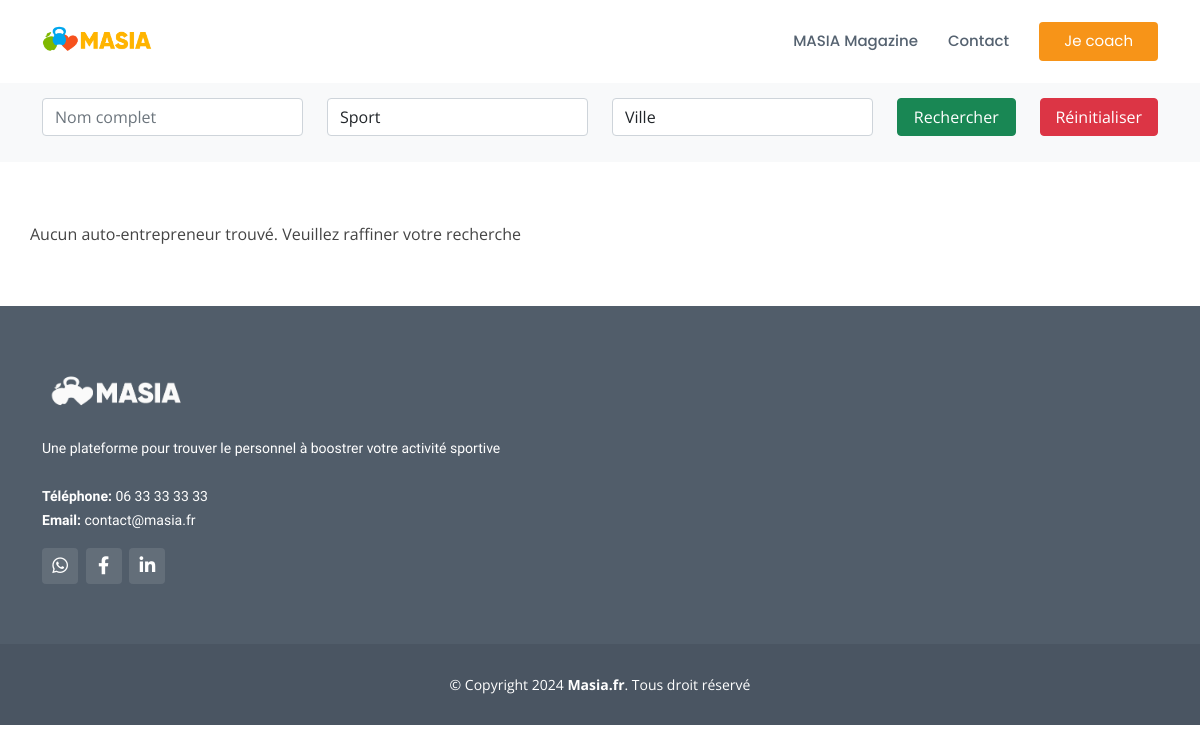
The app's page /, older data.
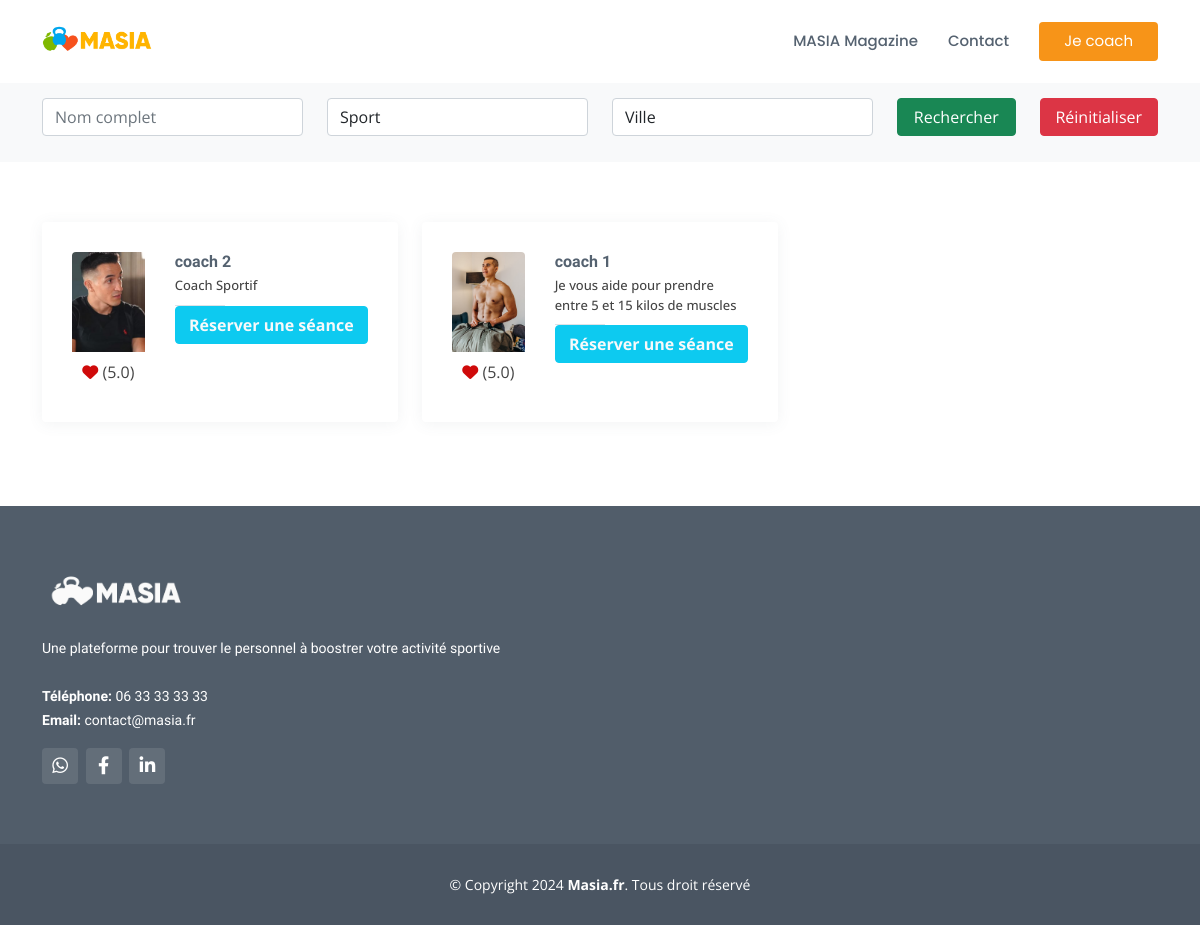
The same page, newer data.
### masia/models.py (models this page shows, shortened)
class Entrepreneur(models.Model):
    user = models.ForeignKey(User, on_delete=models.CASCADE)
    tagline = models.CharField("Titre", max_length=75, null=True, blank=True)
    avg_rating = models.DecimalField(max_digits=2, decimal_places=1, default=5.0)
    photo = models.FileField(
        upload_to="entrepreneurs/photos", default="entrepreneurs/photos/avatar.png"
    )
    phone = models.CharField(max_length=15, blank=True, null=True, unique=True)
    wphone = models.CharField(max_length=15, blank=True, null=True)
    address = models.TextField(blank=True, null=True)
    waddress = models.TextField(blank=True, null=True)
    logo = models.FileField(
        upload_to="entrepreneurs/logos",
        default="entrepreneurs/logos/avatar.png",
        null=True,
        blank=True,
    )
    stamp = models.FileField(
        upload_to="entrepreneurs/stamps",
        null=True,
        blank=True,
    )
    verified = models.BooleanField(default=False)
    rfq = models.IntegerField(default=0)
    views = models.IntegerField(default=0)
    projects = models.IntegerField(default=0)
    posted = models.DateTimeField(auto_now_add=True)
    updated = models.DateTimeField(auto_now=True)
    class Meta:
        verbose_name = "Entrepreneur"
        verbose_name_plural = "Entrepreneurs"

### masia/views.py (the view)
# urls.py: path("", views.index, name="pages_index"),
def index(request):
    entrepreneurs = Entrepreneur.objects.filter().order_by("-pk")
    skills = ["Tenis", "Football"]
    page_num = request.GET.get("page", 1)
    p = Paginator(entrepreneurs, 12)
    entrepreneurs = p.get_page(page_num)
    context = {
        "entrepreneurs": entrepreneurs,
        "skills": skills,
        "cities": ["Temara", "Salé"],
        "page_title": "Trouver un coach",
        "page_id": 5,
    }
    return render(request, "masia/index.html", context)

### masia/templates/masia/index.html (shortened to what this page needs)
{% extends 'masia/base.html' %}
{% load static %}
{% block content %}
  <main id="main">
    <section id="breadcrumbs" class="breadcrumbs">
      <div class="container">
        <form method="GET" action="/s">
          <div class="row">
            <div class="col-xl-3 col-lg-3 my-lg-0 col-md-6 my-md-3 col-sm-12 mb-sm-2 mt-sm-3 col-12 mb-2 mt-3">
              <input class="form-control" name="name_kw" id="search_name" placeholder="Nom complet"/>
            </div>
            <div class="col-xl-3 col-lg-3 my-lg-0 col-md-6 my-md-3 col-sm-12 mb-sm-2 col-12 mb-2">
              <select class="form-control" name="skill_kw" id="search_activity">
                  <option value="" disabled selected>Sport</option>
              </select>
            </div>
            <div class="col-xl-3 col-lg-2 col-md-6 col-sm-12 mb-sm-2 col-12 mb-2">
              <select class="form-control" name="city_kw" id="search_city" placeholder="test" >
                <option value="" disabled selected>Ville</option>
              </select>
            </div>
            <div class="col-xl-3 col-lg-4 col-md-6 col-sm-12 col-12">
              <div class="row">
                <div class="col-6">
                  <button class="btn btn-success" style="width:100%;" type="submit">Rechercher</button>
                </div>
                <div class="col-6">
                  <button class="btn btn-danger" style="width:100%;" href="/">Réinitialiser</button>
                </div>
              </div>
            </div>
          </div>
        </form>
      </div>
    </section>
<section id="team" class="team ">
  <div class="container">
    <div class="row">
      {% if entrepreneurs %}
      {% for e in entrepreneurs %}
      <div class="col-xl-4 col-lg-6 col-md-6 mx-md-0 col-sm-10 mx-sm-auto col-12 mb-4">
        <div class="member d-flex align-items-start">
          <div class="pic">
            <img src="{{ e.photo.url }}" style="object-fit: cover !important" class="img-fluid" alt="">
            <div class="text-center p-2">
              <i class="fa fa-heart" style="color:#CF0A0A;"></i> {% if e.avg_rating %}({{ e.avg_rating }}){% else %}Aucun avis{% endif %}
            </div>
          </div>
          <div class="member-info w-100">
            <h4>{{ e.user.first_name }} {{ e.user.last_name }}</h4>
            <span>{% if e.tagline %}{{ e.tagline }}{% else %} Coach Sportif {% endif %}</span>
            <a href="{% url 'coach' e.id %}" class=" btn btn-info text-light" style="width:100%;"><b>Réserver une séance</b></a>
          </div>
        </div>
      </div>
      {% endfor %}
      {% else %}
      Aucun auto-entrepreneur trouvé. Veuillez raffiner votre recherche
      {% endif %}
    </div>
  </div>
</section>
  </main>
      {% endblock content %}

### masia/templates/masia/base.html (shortened to what this page needs)
{% load static %}
<!DOCTYPE html>
<html lang="fr">
<head>
  <link href="https://cdnjs.cloudflare.com/ajax/libs/remixicon/4.5.0/remixicon.min.css" rel="stylesheet">
  <link href="{% static 'masia/assets/vendor/animate.css/animate.min.css' %}" rel="stylesheet">
  <link href="{% static 'masia/assets/vendor/bootstrap/css/bootstrap.min.css' %}" rel="stylesheet">
  <link href="{% static 'masia/assets/vendor/swiper/swiper-bundle.min.css' %}" rel="stylesheet">
  <link rel="stylesheet" href="https://cdnjs.cloudflare.com/ajax/libs/font-awesome/6.2.1/css/all.min.css" />
  <link href="{% static 'masia/assets/css/style.css' %}" rel="stylesheet">
</head>
<body>
  <header id="header" class="fixed-top d-flex align-items-center">
    <div class="container d-flex align-items-center">
      <a href="/" class="logo me-auto"><img src="{% static 'masia/assets/img/logo-large.png' %}" alt="" class="img-fluid"></a>
      <nav id="navbar" class="navbar">
        <ul>
          <li><a href="https://masiaton.blogspot.com/" >MASIA Magazine</a></li>
          <li><a href="mailto:contact@masia.com" >Contact</a></li>
          <li><a href="{% url "candidater" %}" class="getstarted">Je coach</a></li>
        </ul>
      </nav>
    </div>
  </header>
{% block content  %}{% endblock content %}
  <footer id="footer">
    <div class="footer-top">
      <div class="container">
        <div class="row">
          <div class="col-lg-6 col-md-12">
            <div class="footer-info">
              <img src="{% static 'masia/assets/img/logo_white.png' %}" style="width:150px" class="mb-3">
              <p>
                Une plateforme pour trouver le personnel à boostrer votre activité sportive<br><br>
                <strong>Téléphone:</strong> 06 33 33 33 33<br>
                <strong>Email:</strong> contact@masia.fr<br>
              </p>
              <div class="social-links mt-3">
                <a href="https://api.whatsapp.com/send?phone=+33633333333
                  " class="whatsapp"><i class="fab fa-whatsapp"></i></a>
                <a href="https://web.facebook.com/" class="facebook"><i class="fab fa-facebook-f"></i></a>
                <a href="https://www.linkedin.com/" class="linkedin"><i class="fab fa-linkedin-in"></i></a>
            </div>
            </div>
          </div>
          <div class="col-lg-3 col-md-12 footer-links">
          </div>
          <div class="col-lg-3 col-md-12 footer-links">
          </div>
        </div>
      </div>
    </div>
    <div class="container">
      <div class="copyright">
        &copy; Copyright 2024 <strong><span>Masia.fr</span></strong>. Tous droit réservé
      </div>
    </div>
  </footer>
</body>
</html>

### masia/static/masia/assets/css/style.css (style rules this page uses)
body { font-family: "Open Sans", sans-serif; color: #444444; }
a { text-decoration: none; color: #f79418; }
h1, h2, h3, h4, h5, h6 { font-family: "Raleway", sans-serif; }
#header { background: white; transition: all 0.5s; z-index: 997; padding: 20px 0; }
#header .logo { font-size: 28px; margin: 0; padding: 0; line-height: 1; font-weight: 700; text-transform: uppercase; }
#header .logo img { max-height: 40px; }
.navbar { padding: 0; }
.navbar ul { margin: 0; padding: 0; display: flex; list-style: none; align-items: center; }
.navbar li { position: relative; }
.navbar a, .navbar a:focus { display: flex; align-items: center; justify-content: space-between; padding: 10px 0 10px 30px; font-family: "Poppins", sans-serif; font-size: 15px; font-weight: 500; color: #556270; white-space: nowrap; transition: 0.3s; }
.navbar .getstarted, .navbar .getstarted:focus { background: #f79418; padding: 8px 25px; margin-left: 30px; border-radius: 4px; font-weight: 400; color: #fff; }
section { padding: 60px 0; overflow: hidden; }
.breadcrumbs { padding: 18px 0; background: #f8f9fa; min-height: 40px; margin-top: 80px; }
.team .member { position: relative; box-shadow: 0px 2px 15px rgba(85, 98, 112, 0.08); padding: 30px; border-radius: 4px; background: white; }
.team .member .pic { overflow: hidden; border-radius: 4px; }
.team .member .pic img { transition: ease-in-out 0.3s; width: 100px; height: 100px; }
.team .member .member-info { padding-left: 30px; }
.team .member h4 { font-weight: 700; margin-bottom: 5px; font-size: 16px; color: #556270; }
.team .member span { display: block; font-size: 13px; padding-bottom: 10px; position: relative; font-weight: 500; }
.team .member span::after { content: ""; position: absolute; display: block; width: 50px; height: 1px; background: #dee2e6; bottom: 0; left: 0; }
#footer { background: #4a5562; padding: 0 0 30px 0; color: #fff; font-size: 14px; }
#footer .footer-top { background: #515d6a; padding: 60px 0 30px 0; }
#footer .footer-top .footer-info { margin-bottom: 30px; }
#footer .footer-top .footer-info p { font-size: 14px; line-height: 24px; margin-bottom: 0; font-family: "Raleway", sans-serif; color: #fff; }
#footer .footer-top .social-links a { font-size: 18px; display: inline-block; background: rgba(255, 255, 255, 0.1); color: #fff; line-height: 1; padding: 8px 0; margin-right: 4px; border-radius: 4px; text-align: center; width: 36px; height: 36px; transition: 0.3s; }
#footer .footer-top .footer-links { margin-bottom: 30px; }
#footer .copyright { text-align: center; padding-top: 30px; }

Row changes from the older to the newer data that the page shows:
added Entrepreneur: photo (placeholder picture), avg_rating "5.0", user.first_name "coach", user.last_name "2", shows "Coach Sportif"
added Entrepreneur: photo (picture), avg_rating "5.0", user.first_name "coach", user.last_name "1", tagline "Je vous aide pour prendre entre 5 et 15 kilos de muscles"
Text that changed along with them:
text no longer shown: "Aucun auto-entrepreneur trouvé. Veuillez raffiner votre recherche"
